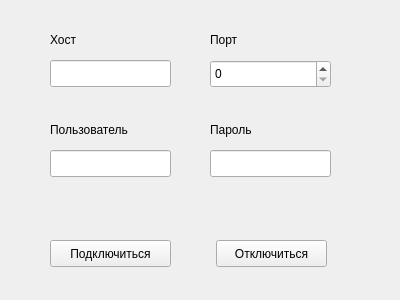
<?xml version="1.0" encoding="UTF-8"?>
<ui version="4.0">
 <class>Form</class>
 <widget class="QWidget" name="Form">
  <property name="geometry">
   <rect>
    <x>0</x>
    <y>0</y>
    <width>400</width>
    <height>300</height>
   </rect>
  </property>
  <property name="windowTitle">
   <string>Form</string>
  </property>
  <widget class="QPushButton" name="ButtonConnect">
   <property name="geometry">
    <rect>
     <x>50</x>
     <y>240</y>
     <width>121</width>
     <height>27</height>
    </rect>
   </property>
   <property name="text">
    <string>Подключиться</string>
   </property>
  </widget>
  <widget class="QPushButton" name="ButtonDisconnect">
   <property name="geometry">
    <rect>
     <x>216</x>
     <y>240</y>
     <width>111</width>
     <height>27</height>
    </rect>
   </property>
   <property name="text">
    <string>Отключиться</string>
   </property>
  </widget>
  <widget class="QLineEdit" name="editUser">
   <property name="geometry">
    <rect>
     <x>50</x>
     <y>150</y>
     <width>121</width>
     <height>27</height>
    </rect>
   </property>
  </widget>
  <widget class="QLineEdit" name="editHost">
   <property name="geometry">
    <rect>
     <x>50</x>
     <y>60</y>
     <width>121</width>
     <height>27</height>
    </rect>
   </property>
  </widget>
  <widget class="QLineEdit" name="editPassword">
   <property name="geometry">
    <rect>
     <x>210</x>
     <y>150</y>
     <width>121</width>
     <height>27</height>
    </rect>
   </property>
  </widget>
  <widget class="QSpinBox" name="spinBox">
   <property name="geometry">
    <rect>
     <x>210</x>
     <y>60</y>
     <width>121</width>
     <height>28</height>
    </rect>
   </property>
  </widget>
  <widget class="QLabel" name="label">
   <property name="geometry">
    <rect>
     <x>50</x>
     <y>30</y>
     <width>66</width>
     <height>19</height>
    </rect>
   </property>
   <property name="text">
    <string>Хост</string>
   </property>
  </widget>
  <widget class="QLabel" name="label_2">
   <property name="geometry">
    <rect>
     <x>50</x>
     <y>120</y>
     <width>101</width>
     <height>19</height>
    </rect>
   </property>
   <property name="text">
    <string>Пользователь</string>
   </property>
  </widget>
  <widget class="QLabel" name="label_3">
   <property name="geometry">
    <rect>
     <x>210</x>
     <y>120</y>
     <width>66</width>
     <height>19</height>
    </rect>
   </property>
   <property name="text">
    <string>Пароль</string>
   </property>
  </widget>
  <widget class="QLabel" name="label_4">
   <property name="geometry">
    <rect>
     <x>210</x>
     <y>30</y>
     <width>66</width>
     <height>19</height>
    </rect>
   </property>
   <property name="text">
    <string>Порт</string>
   </property>
  </widget>
 </widget>
 <resources/>
 <connections/>
</ui>
